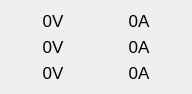
            <widget class="QWidget" name="layoutWidget_4">
             <property name="geometry">
              <rect>
               <x>530</x>
               <y>70</y>
               <width>192</width>
               <height>92</height>
              </rect>
             </property>
             <layout class="QGridLayout" name="gridLayout_21" columnstretch="1,1">
              <item row="0" column="0">
               <widget class="QLabel" name="Load_Va_lb">
                <property name="font">
                 <font>
                  <pointsize>13</pointsize>
                 </font>
                </property>
                <property name="text">
                 <string>0V</string>
                </property>
                <property name="alignment">
                 <set>Qt::AlignCenter</set>
                </property>
               </widget>
              </item>
              <item row="0" column="1">
               <widget class="QLabel" name="Load_Curr_A">
                <property name="sizePolicy">
                 <sizepolicy hsizetype="Expanding" vsizetype="Expanding">
                  <horstretch>0</horstretch>
                  <verstretch>0</verstretch>
                 </sizepolicy>
                </property>
                <property name="maximumSize">
                 <size>
                  <width>80</width>
                  <height>30</height>
                 </size>
                </property>
                <property name="font">
                 <font>
                  <pointsize>13</pointsize>
                 </font>
                </property>
                <property name="cursor">
                 <cursorShape>ArrowCursor</cursorShape>
                </property>
                <property name="styleSheet">
                 <string notr="true">border-image:url();</string>
                </property>
                <property name="text">
                 <string>0A </string>
                </property>
                <property name="alignment">
                 <set>Qt::AlignCenter</set>
                </property>
               </widget>
              </item>
              <item row="1" column="0">
               <widget class="QLabel" name="Load_Vb_lb">
                <property name="font">
                 <font>
                  <pointsize>13</pointsize>
                 </font>
                </property>
                <property name="text">
                 <string>0V</string>
                </property>
                <property name="alignment">
                 <set>Qt::AlignCenter</set>
                </property>
               </widget>
              </item>
              <item row="1" column="1">
               <widget class="QLabel" name="Load_Curr_B">
                <property name="sizePolicy">
                 <sizepolicy hsizetype="Expanding" vsizetype="Expanding">
                  <horstretch>0</horstretch>
                  <verstretch>0</verstretch>
                 </sizepolicy>
                </property>
                <property name="maximumSize">
                 <size>
                  <width>80</width>
                  <height>30</height>
                 </size>
                </property>
                <property name="font">
                 <font>
                  <pointsize>13</pointsize>
                 </font>
                </property>
                <property name="cursor">
                 <cursorShape>ArrowCursor</cursorShape>
                </property>
                <property name="styleSheet">
                 <string notr="true">border-image:url();</string>
                </property>
                <property name="text">
                 <string>0A </string>
                </property>
                <property name="alignment">
                 <set>Qt::AlignCenter</set>
                </property>
               </widget>
              </item>
              <item row="2" column="0">
               <widget class="QLabel" name="Load_Vc_lb">
                <property name="font">
                 <font>
                  <pointsize>13</pointsize>
                 </font>
                </property>
                <property name="text">
                 <string>0V</string>
                </property>
                <property name="alignment">
                 <set>Qt::AlignCenter</set>
                </property>
               </widget>
              </item>
              <item row="2" column="1">
               <widget class="QLabel" name="Load_Curr_C">
                <property name="sizePolicy">
                 <sizepolicy hsizetype="Expanding" vsizetype="Expanding">
                  <horstretch>0</horstretch>
                  <verstretch>0</verstretch>
                 </sizepolicy>
                </property>
                <property name="maximumSize">
                 <size>
                  <width>80</width>
                  <height>30</height>
                 </size>
                </property>
                <property name="font">
                 <font>
                  <pointsize>13</pointsize>
                 </font>
                </property>
                <property name="cursor">
                 <cursorShape>ArrowCursor</cursorShape>
                </property>
                <property name="styleSheet">
                 <string notr="true">border-image:url();</string>
                </property>
                <property name="text">
                 <string>0A </string>
                </property>
                <property name="alignment">
                 <set>Qt::AlignCenter</set>
                </property>
               </widget>
              </item>
             </layout>
            </widget>
